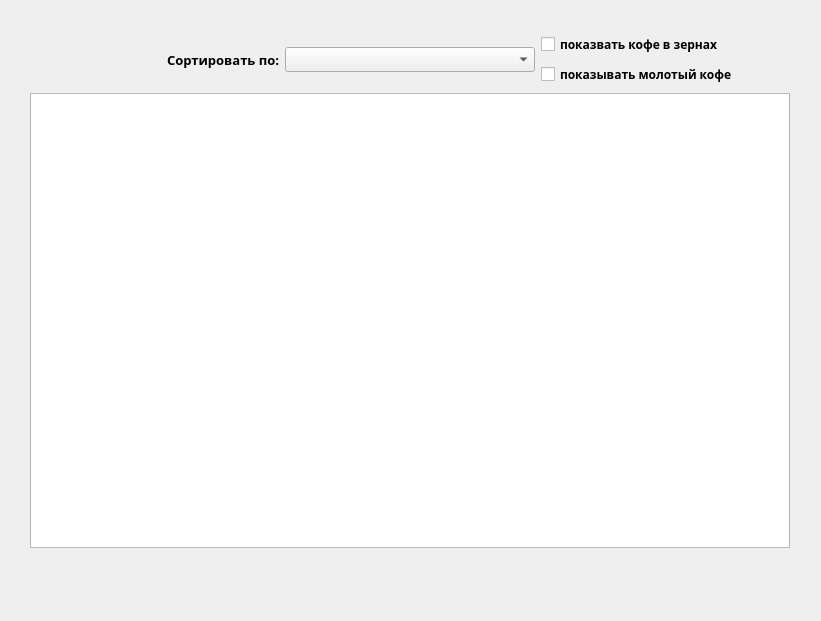
<?xml version="1.0" encoding="UTF-8"?>
<ui version="4.0">
 <class>Form</class>
 <widget class="QWidget" name="Form">
  <property name="geometry">
   <rect>
    <x>0</x>
    <y>0</y>
    <width>821</width>
    <height>621</height>
   </rect>
  </property>
  <property name="font">
   <font>
    <family>Cascadia Code SemiBold</family>
    <weight>75</weight>
    <bold>true</bold>
   </font>
  </property>
  <property name="windowTitle">
   <string>Form</string>
  </property>
  <widget class="QWidget" name="gridLayoutWidget">
   <property name="geometry">
    <rect>
     <x>30</x>
     <y>10</y>
     <width>760</width>
     <height>561</height>
    </rect>
   </property>
   <layout class="QGridLayout" name="gridLayout">
    <property name="leftMargin">
     <number>0</number>
    </property>
    <property name="topMargin">
     <number>0</number>
    </property>
    <property name="rightMargin">
     <number>0</number>
    </property>
    <property name="bottomMargin">
     <number>0</number>
    </property>
    <property name="verticalSpacing">
     <number>7</number>
    </property>
    <item row="3" column="0" colspan="3">
     <widget class="QTableWidget" name="myTableWidget">
      <property name="editTriggers">
       <set>QAbstractItemView::NoEditTriggers</set>
      </property>
     </widget>
    </item>
    <item row="1" column="2">
     <widget class="QCheckBox" name="beans_check">
      <property name="font">
       <font>
        <pointsize>9</pointsize>
       </font>
      </property>
      <property name="text">
       <string>показвать кофе в зернах</string>
      </property>
     </widget>
    </item>
    <item row="4" column="0" colspan="2">
     <widget class="QLabel" name="label_4">
      <property name="text">
       <string/>
      </property>
     </widget>
    </item>
    <item row="0" column="0" colspan="2">
     <widget class="QLabel" name="label_5">
      <property name="text">
       <string/>
      </property>
     </widget>
    </item>
    <item row="2" column="2">
     <widget class="QCheckBox" name="ground_check">
      <property name="font">
       <font>
        <pointsize>9</pointsize>
       </font>
      </property>
      <property name="text">
       <string>показывать молотый кофе</string>
      </property>
     </widget>
    </item>
    <item row="1" column="0" rowspan="2">
     <widget class="QLabel" name="label_3">
      <property name="font">
       <font>
        <pointsize>10</pointsize>
       </font>
      </property>
      <property name="text">
       <string>Сортировать по:</string>
      </property>
      <property name="alignment">
       <set>Qt::AlignRight|Qt::AlignTrailing|Qt::AlignVCenter</set>
      </property>
     </widget>
    </item>
    <item row="1" column="1" rowspan="2">
     <widget class="QComboBox" name="comboBox"/>
    </item>
   </layout>
  </widget>
 </widget>
 <resources/>
 <connections/>
</ui>
